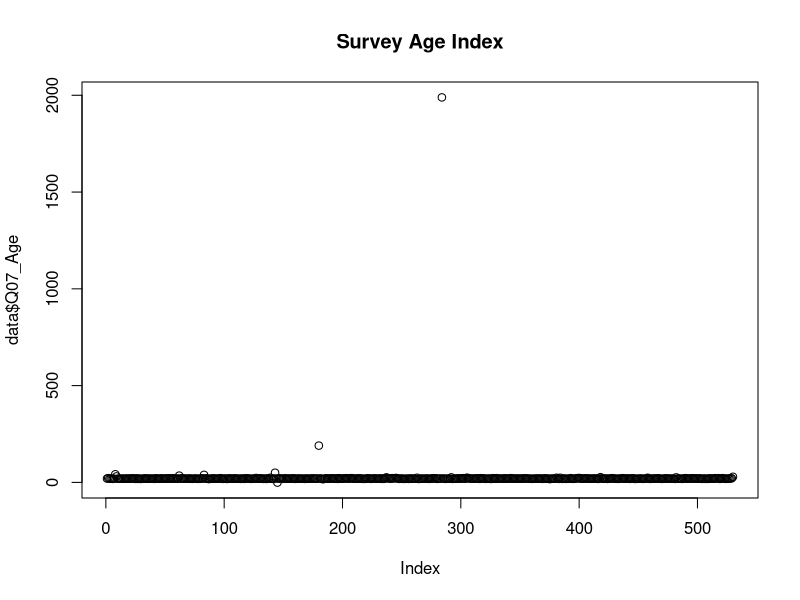
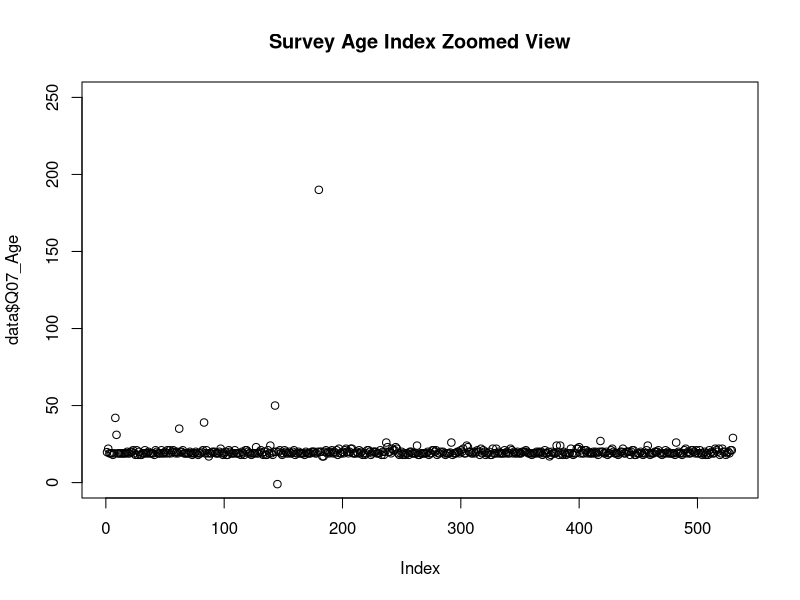
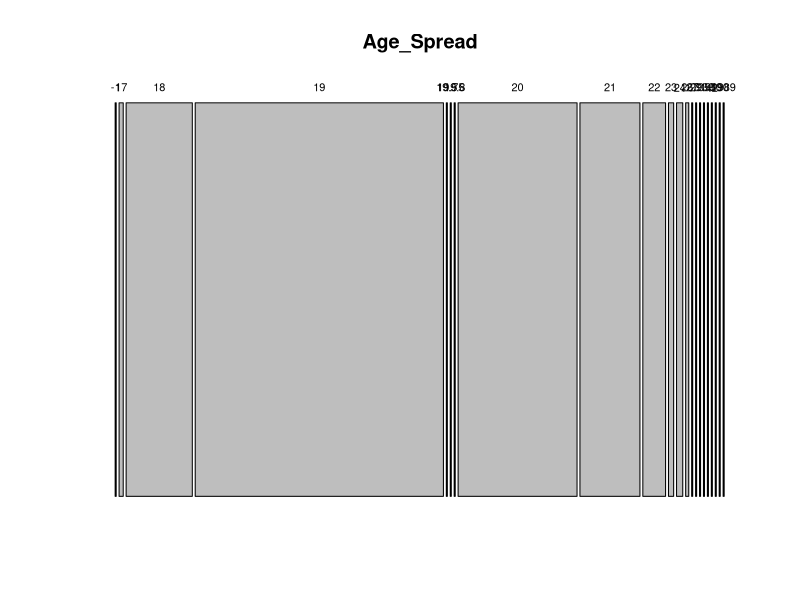

The R source for these figures, in order: (Note: this script raises an error after producing the figures.)
data = read.delim("Survey Data.txt", header=TRUE, sep="\t")
dim(data)
data[1:3,1:5]
names(data)
attach(data)
head(data)
str(data$Q07_Age)

#initial plot
plot(data$Q07_Age)
title("Survey Age Index")

#fix the plot
plot(data$Q07_Age, ylim=c(0,250))
title("Survey Age Index Zoomed View")

#Make a table
summary(data$Q07_Age)

#Create mosaic plot
Age_Spread=table(data$Q07_Age)
mosaicplot(Age_Spread)

# 2
plot(data$Q02_Gender)
title("Survey Gender Representation")

Gender_Spread=table(data$Q02_Gender)
mosaicplot(Gender_Spread)
summary(data$Q02_Gender)


# 3
tbl = xtabs(~Q22_gays.and.lesbians+Q16_Political.Orientation, data=warpbreaks)
chisq.test(tbl)
barplot(tbl, legend=TRUE)
# 4 stem and leaf plot
stem(data$Q04_Hand.Span)
stem(data$Q06_Height)
#scatter plot
plot(data$Q04_Hand.Span, data$Q06_Height)
title("Hand Span and Height Scatter Plot")


#5
boxplot(Q07_Age~Q21_Death.Penalty, ylim=c(15,28))
title("Boxplots of Age and Death Penalty Variables")
